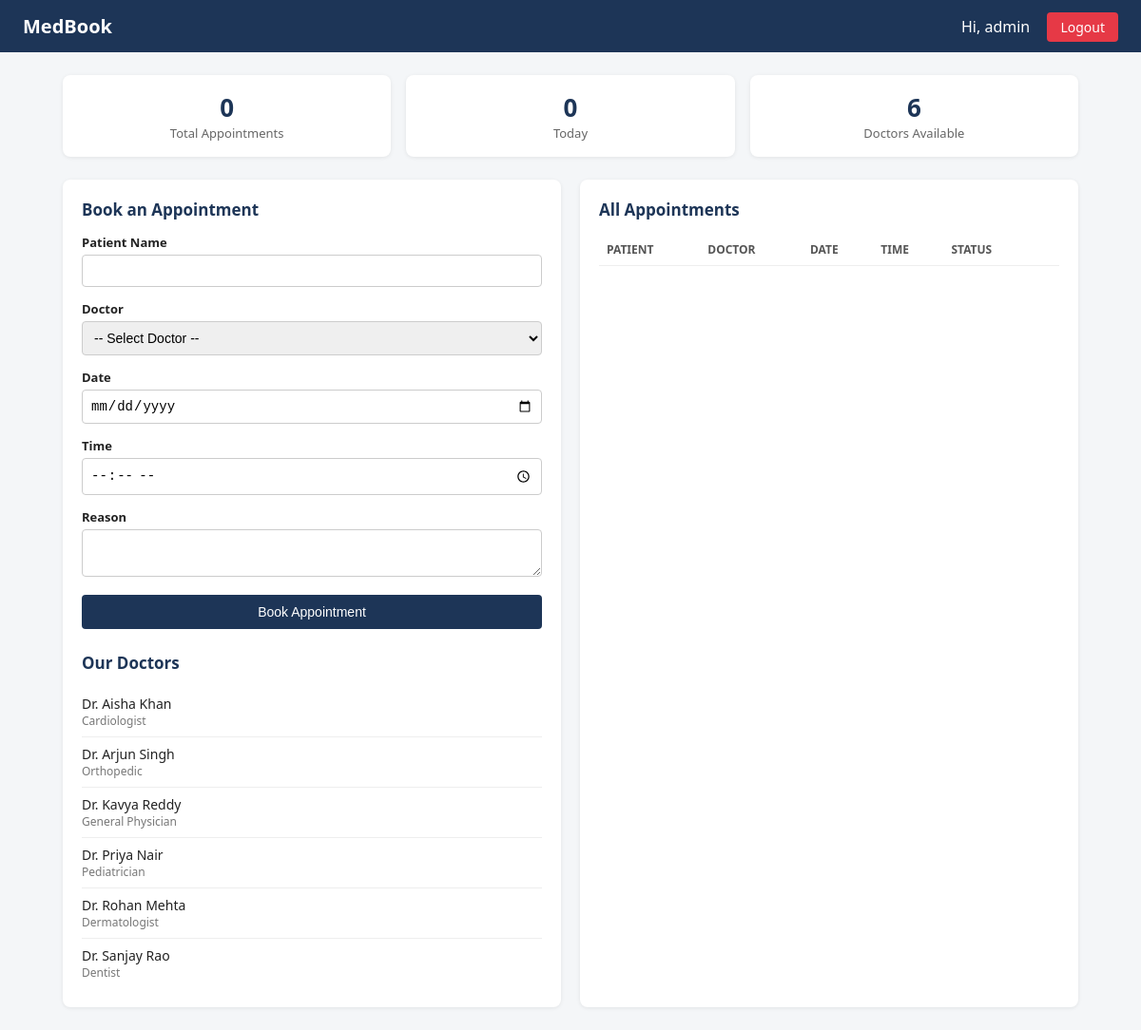
/index.php (signed in), run on the app's committed database.
### tables this page shows
CREATE TABLE doctors (
    doctor_id   INT AUTO_INCREMENT PRIMARY KEY,
    name        VARCHAR(100) NOT NULL,
    specialty   VARCHAR(100) NOT NULL
);

### index.php (the view, shortened to what this page needs)
<?php
require "config.php";
$doctorsResult = $conn->query("SELECT * FROM doctors ORDER BY name");
$doctors = [];
while ($row = $doctorsResult->fetch_assoc()) {
    $doctors[] = $row;
}
$totalCount  = $conn->query("SELECT COUNT(*) AS c FROM appointments")->fetch_assoc()["c"];
$todayCount  = $conn->query("SELECT COUNT(*) AS c FROM appointments WHERE appt_date = CURDATE()")->fetch_assoc()["c"];
$doctorCount = count($doctors);
?>
<!DOCTYPE html>
<html>
<head>
    <link rel="stylesheet" href="style.css">
</head>
<body>
    <div class="topbar">
        <h1>MedBook</h1>
        <div>
            <span style="margin-right:14px;">Hi, <?= htmlspecialchars($_SESSION["username"]) ?></span>
            <a href="logout.php">Logout</a>
        </div>
    </div>
    <div class="container">
        <div class="stats">
            <div class="stat-card">
                <div class="num"><?= $totalCount ?></div>
                <div class="label">Total Appointments</div>
            </div>
            <div class="stat-card">
                <div class="num"><?= $todayCount ?></div>
                <div class="label">Today</div>
            </div>
            <div class="stat-card">
                <div class="num"><?= $doctorCount ?></div>
                <div class="label">Doctors Available</div>
            </div>
        </div>
        <div class="grid">
            <div class="card">
                <h2>Book an Appointment</h2>
                <form action="book.php" method="POST">
                    <div class="field">
                        <label>Patient Name</label>
                        <input type="text" name="patient_name" required>
                    </div>
                    <div class="field">
                        <label>Doctor</label>
                        <select name="doctor_id" required>
                            <option value="">-- Select Doctor --</option>
                        </select>
                    </div>
                    <div class="field">
                        <label>Date</label>
                        <input type="date" name="appt_date" required>
                    </div>
                    <div class="field">
                        <label>Time</label>
                        <input type="time" name="appt_time" required>
                    </div>
                    <div class="field">
                        <label>Reason</label>
                        <textarea name="reason" rows="2"></textarea>
                    </div>
                    <button type="submit" class="btn btn-full">Book Appointment</button>
                </form>
                <h2 style="margin-top:24px;">Our Doctors</h2>
                <ul class="doctor-list">
                    <?php foreach ($doctors as $doc): ?>
                        <li class="doctor-item">
                            <?= htmlspecialchars($doc["name"]) ?>
                            <div class="spec"><?= htmlspecialchars($doc["specialty"]) ?></div>
                        </li>
                    <?php endforeach; ?>
                </ul>
            </div>
            <div class="card">
                <h2>All Appointments</h2>
                <table>
                    <tr>
                        <th>Patient</th>
                        <th>Doctor</th>
                        <th>Date</th>
                        <th>Time</th>
                        <th>Status</th>
                        <th></th>
                    </tr>
                </table>
            </div>
        </div>
    </div>
</body>
</html>

### style.css (style rules this page uses)
* { box-sizing: border-box; }
body { margin: 0; font-family: "Segoe UI", Arial, sans-serif; background: #f4f6f8; color: #222; }
.topbar { background: #1d3557; color: #fff; padding: 14px 24px; display: flex; justify-content: space-between; align-items: center; }
.topbar h1 { margin: 0; font-size: 20px; }
.topbar a { color: #fff; text-decoration: none; background: #e63946; padding: 6px 14px; border-radius: 4px; font-size: 14px; }
.container { max-width: 1100px; margin: 24px auto; padding: 0 16px; }
.stats { display: flex; gap: 16px; margin-bottom: 24px; flex-wrap: wrap; }
.stat-card { flex: 1; min-width: 140px; background: #fff; padding: 16px; border-radius: 8px; box-shadow: 0 1px 4px rgba(0,0,0,0.08); text-align: center; }
.stat-card .num { font-size: 26px; font-weight: bold; color: #1d3557; }
.stat-card .label { font-size: 13px; color: #666; }
.grid { display: grid; grid-template-columns: 1fr 1fr; gap: 20px; }
.card { background: #fff; padding: 20px; border-radius: 8px; box-shadow: 0 1px 4px rgba(0,0,0,0.08); }
.card h2 { margin-top: 0; font-size: 17px; color: #1d3557; }
.field { margin-bottom: 14px; }
.field label { display: block; margin-bottom: 4px; font-size: 13px; font-weight: 600; }
.field input, .field select, .field textarea { width: 100%; padding: 8px; border: 1px solid #ccc; border-radius: 4px; font-size: 14px; }
.btn { background: #1d3557; color: #fff; border: none; padding: 10px 18px; border-radius: 4px; cursor: pointer; font-size: 14px; }
.btn-full { width: 100%; }
.doctor-list { list-style: none; padding: 0; margin: 0; }
.doctor-item { padding: 8px 0; border-bottom: 1px solid #eee; font-size: 14px; }
.doctor-item:last-child { border-bottom: none; }
.doctor-item .spec { color: #777; font-size: 12px; }
table { width: 100%; border-collapse: collapse; font-size: 13px; }
th, td { text-align: left; padding: 8px; border-bottom: 1px solid #eee; }
th { color: #555; font-size: 12px; text-transform: uppercase; }

### data on the page
doctors: name "Dr. Aisha Khan", specialty "Cardiologist"
doctors: name "Dr. Arjun Singh", specialty "Orthopedic"
doctors: name "Dr. Kavya Reddy", specialty "General Physician"
doctors: name "Dr. Priya Nair", specialty "Pediatrician"
doctors: name "Dr. Rohan Mehta", specialty "Dermatologist"
doctors: name "Dr. Sanjay Rao", specialty "Dentist"

### other printed values
$_SESSION["username"] "admin"
$totalCount "0"
$todayCount "0"
$doctorCount "6"
